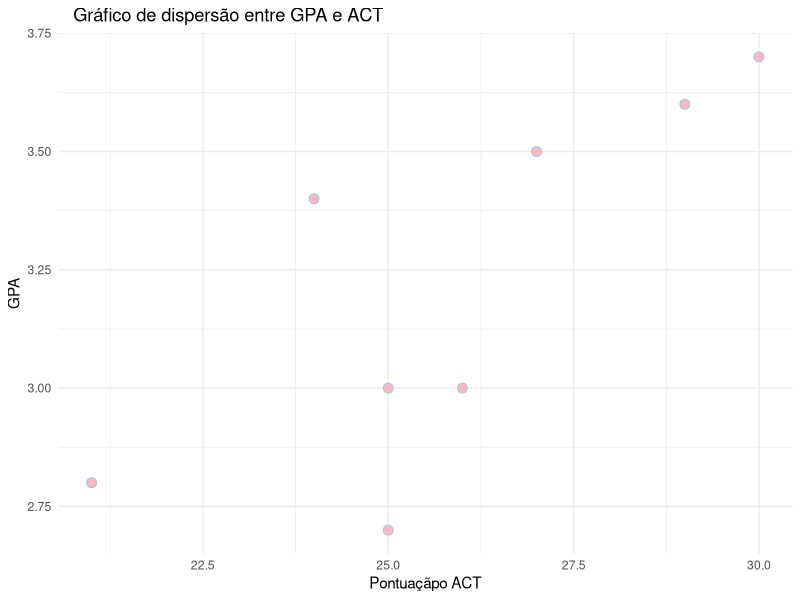
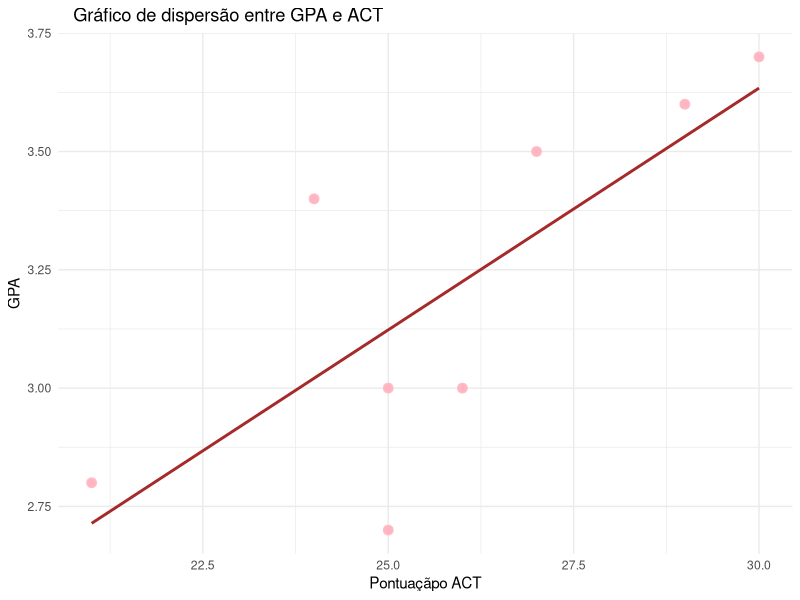
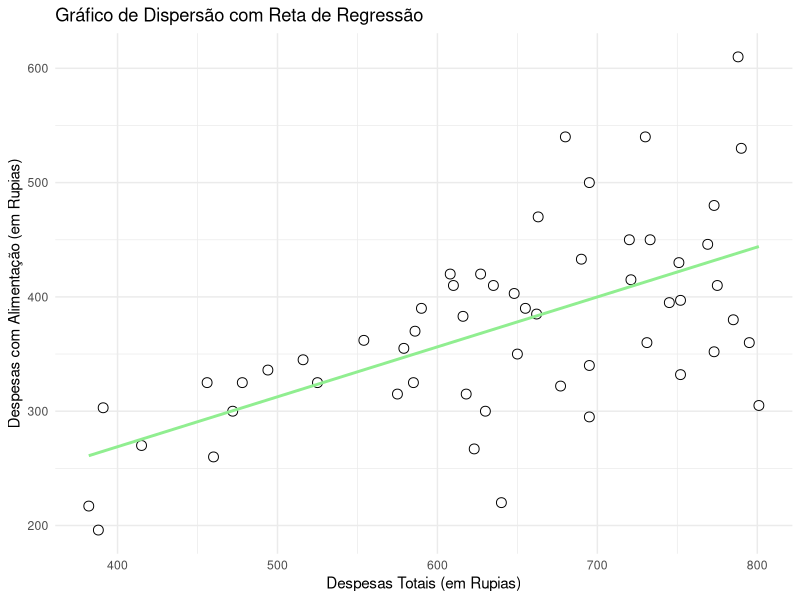
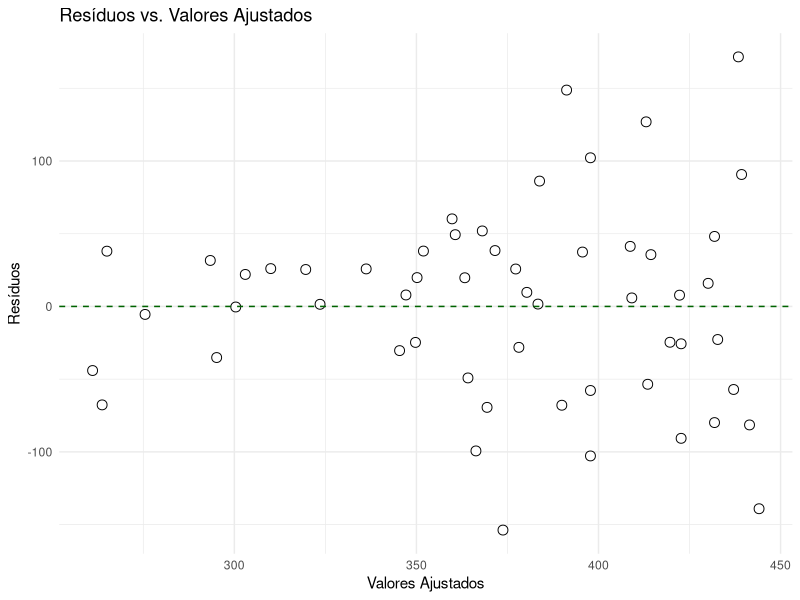

Generate these figures, in order, with R:
# Questao 01. (Wooldridge, 2013 – Adaptada) A tabela a seguir contem as pontuações do ACT  ̃
# e do GPA de oito estudantes universitários. O ACT é um teste, de escala 1 a 36, que mede o  ́
# desempenho dos estudantes universitários americanos em leitura, escrita, matemática e ciência,
# enquanto o GPA (em uma escala de quatro pontos) e a média de pontuação ao longo da graduação 
# e, por simplicidade, foi arredondada para um dígito após a vírgula.
# Estudante GPA ACT
# 1 2.8 21
# 2 3.4 24
# 3 3.0 26
# 4 3.5 27
# 5 3.6 29
# 6 3.0 25
# 7 2.7 25
# 8 3.7 30
# Tabela 1: Wooldridge (2013)

library(ggplot2)

# i. Plote o gráfico de dispersão dos dados. Comente acerca da nuvem de pontos encontrada.  
data <- data.frame(
  Estudante = 1:8,
  GPA = c(2.8, 3.4, 3.0, 3.5, 3.6, 3.0, 2.7, 3.7),
  ACT = c(21, 24, 26, 27, 29, 25, 25, 30)
)

ggplot(data, aes(x = ACT, y = GPA)) +
  geom_point(shape =  21, fill = "lightpink", color = "skyblue", size = 3, stroke = 0.5) +
  labs(title = "   Gráfico de dispersão entre GPA e ACT",
       x = "Pontuaçãpo ACT",
       y = "GPA") +
  theme_minimal()


print("A nuvem de pontos reflete uma tendência crescente entre as variáveis ACT e GPA.
      Sugerindo que uma maior pontuação no ACT está associada a um GPA mais elevado.")

# ii. Realize uma análise descritiva para ambas as variáveis e comente. 

summary(data$GPA)
print("O GPA médio é aproximadamente 3.212, com um mínimo de 2.7 e um máximo de 3.7. 
      Dessa forma, metade dos estudantes analisados tem um desempenho acadêmico acima da média.")

summary(data$ACT)

print("A média do ACT é de 25.88, com um mínimo de 21 e máximo de 30. Assim, a maiori dos
      estudantes analisados tem pontuações dos testes acima da média.")


# iii. Estime a relação entre GPA e ACT, i.e., obtenha as estimativas do intercepto e da inclinação
# GPA = βˆ0 + βˆ1 · ACT.Comente sobre a direção da relação. O intercepto tem uma interpretação  útil aqui? 

model <- lm(GPA ~ ACT, data = data)
summary(model)

print("A inclinação (𝛽1) de 0.10220 indica que, em média, para cada aumento de uma unidade na pontuação do ACT, o GPA aumenta em 0.10220 unidades.
      O valor p significativo para o coeficiente do ACT sugere que há uma relação significativa entre a pontuação do ACT e o GPA.
      O intercepto (𝛽0) não é estatisticamente significativo, indicando que não há uma interpretação prática útil para o GPA quando a pontuação do ACT é zero.
      Com isso, há uma relação positiva e significativa entre as pontuações do ACT e o GPA dos estudantes.")


#   iv. Trace a reta de regressão na nuvem de pontos plotada no item (i). 

ggplot(data, aes(x = ACT, y = GPA)) +
  geom_point(shape =  21, fill = "lightpink", color = "pink", size = 3, stroke = 0.5) +
  geom_smooth(method = "lm", color = "brown", se = FALSE) +
  labs(title = "   Gráfico de dispersão entre GPA e ACT",
       x = "Pontuaçãpo ACT",
       y = "GPA") +
  theme_minimal()

# v. Qual é o valor previsto de GPA quando ACT é 20? 

predict(model, newdata = data.frame(ACT = 20))


# Questão 2. (Gujarati e Porter, 2011 – Adaptada) 
# Tabela 2: Gujarati e Porter (2011)
# i. Estimar um modelo de regressão linear para os dados

dados <- data.frame(
  Despesas_Alimentacao = c(217, 196, 303, 270, 325, 260, 300, 325, 336, 345, 325, 362, 315, 355, 325, 370, 390, 420, 410, 383, 315, 267, 420, 300, 410, 220, 403, 350, 390, 385, 470, 322, 540, 433, 295, 340, 500, 450, 415, 540, 360, 450, 395, 430, 332, 397, 446, 480, 352, 410, 380, 610, 530, 360, 305),
  Despesas_Totais = c(382, 388, 391, 415, 456, 460, 472, 478, 494, 516, 525, 554, 575, 579, 585, 586, 590, 608, 610, 616, 618, 623, 627, 630, 635, 640, 648, 650, 655, 662, 663, 677, 680, 690, 695, 695, 695, 720, 721, 730, 731, 733, 745, 751, 752, 752, 769, 773, 773, 775, 785, 788, 790, 795, 801)
)

modelo <- lm(Despesas_Alimentacao ~ Despesas_Totais, data = dados)

summary(modelo)


# ii. Represente graficamente os dados dispondo as despesas com alimentac ̧ao no eixo vertĩcal
# e os gastos totais no eixo horizontal. Trace tambem uma linha de regressão.

ggplot(dados, aes(x = Despesas_Totais, y = Despesas_Alimentacao)) +
  geom_point(shape = 21, fill = "white", color = "black", size = 3, stroke = 0.5) +
  geom_smooth(method = "lm", color = "lightgreen", se = FALSE) +
  labs(title = "Gráfico de Dispersão com Reta de Regressão",
       x = "Despesas Totais (em Rupias)",
       y = "Despesas com Alimentação (em Rupias)") +
  theme_minimal()

# iii. Conclusões gerais

print("Há uma relação positiva entre as despesas totais e as despesas com alimentação,
      visto que à medida que as despesas totais aumentam, as despesas com alimentação também tendem a aumentar.")

# Análise da homocedasticidade
install.packages("lmtest")
library(lmtest)

ggplot(data.frame(Ajustados = fitted(modelo), Residuos = resid(modelo)), aes(x = Ajustados, y = Residuos)) +
  geom_point(shape = 21, fill = "white", color = "black", size = 3, stroke = 0.5) +
  geom_hline(yintercept = 0, linetype = "dashed", color = "darkgreen") +
  labs(title = "Resíduos vs. Valores Ajustados",
       x = "Valores Ajustados",
       y = "Resíduos") +
  theme_minimal()

# Teste de Breusch-Pagan
bptest(modelo)

print("se o teste de Breusch-Pagan indicar heterocedasticidade (valor p < 0.05),
      precisa ajustar um modelo de regressão linear robusta.")
#iv.
print("Espera-se que as despesas com alimentação aumentem com o aumento das despesas totais (ou renda total). Isso porque,
      com maior renda, os indivíduos têm mais recursos para gastar em alimentação. No entanto, considerando a Lei de Engel,
      a relação pode não ser perfeitamente linear. À medida que a renda aumenta, a proporção de renda gasta em alimentação
      tende a diminuir, pois uma maior parte da renda pode ser destinada a outras categorias de despesas.")


















